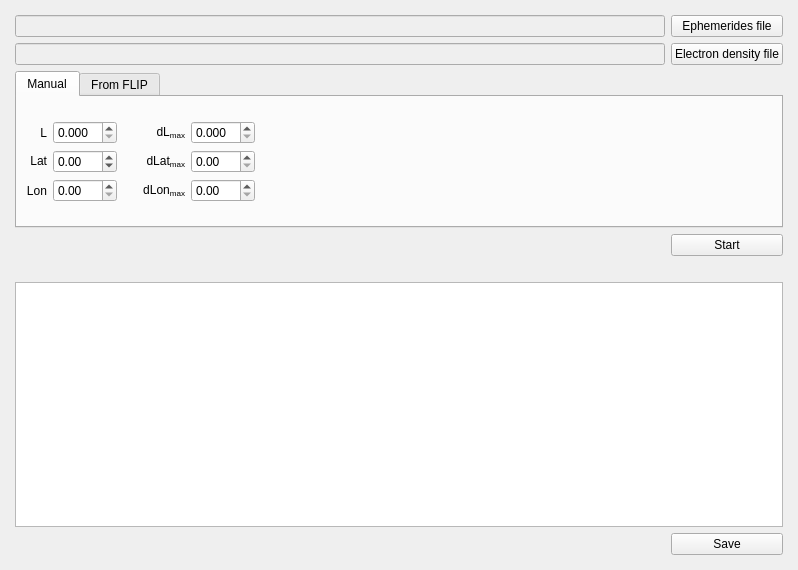
<?xml version="1.0" encoding="UTF-8"?>
<ui version="4.0">
 <class>MainWindow</class>
 <widget class="QMainWindow" name="MainWindow">
  <property name="geometry">
   <rect>
    <x>0</x>
    <y>0</y>
    <width>798</width>
    <height>570</height>
   </rect>
  </property>
  <property name="sizePolicy">
   <sizepolicy hsizetype="Expanding" vsizetype="Expanding">
    <horstretch>0</horstretch>
    <verstretch>0</verstretch>
   </sizepolicy>
  </property>
  <property name="windowTitle">
   <string>RBSP_Pass</string>
  </property>
  <widget class="QWidget" name="centralwidget">
   <property name="enabled">
    <bool>true</bool>
   </property>
   <property name="sizePolicy">
    <sizepolicy hsizetype="Preferred" vsizetype="Preferred">
     <horstretch>0</horstretch>
     <verstretch>0</verstretch>
    </sizepolicy>
   </property>
   <layout class="QGridLayout" name="gridLayout_2">
    <item row="0" column="0">
     <layout class="QGridLayout" name="gridLayout">
      <property name="sizeConstraint">
       <enum>QLayout::SetDefaultConstraint</enum>
      </property>
      <property name="leftMargin">
       <number>6</number>
      </property>
      <property name="topMargin">
       <number>6</number>
      </property>
      <property name="rightMargin">
       <number>6</number>
      </property>
      <property name="bottomMargin">
       <number>6</number>
      </property>
      <item row="1" column="0" colspan="2">
       <widget class="QLineEdit" name="densityEdit">
        <property name="enabled">
         <bool>false</bool>
        </property>
        <property name="sizePolicy">
         <sizepolicy hsizetype="Minimum" vsizetype="Fixed">
          <horstretch>0</horstretch>
          <verstretch>0</verstretch>
         </sizepolicy>
        </property>
       </widget>
      </item>
      <item row="3" column="2">
       <widget class="QPushButton" name="startButton">
        <property name="sizePolicy">
         <sizepolicy hsizetype="Preferred" vsizetype="Fixed">
          <horstretch>0</horstretch>
          <verstretch>0</verstretch>
         </sizepolicy>
        </property>
        <property name="text">
         <string>Start</string>
        </property>
       </widget>
      </item>
      <item row="1" column="2">
       <widget class="QPushButton" name="densityButton">
        <property name="sizePolicy">
         <sizepolicy hsizetype="Maximum" vsizetype="Fixed">
          <horstretch>0</horstretch>
          <verstretch>0</verstretch>
         </sizepolicy>
        </property>
        <property name="text">
         <string>Electron density file</string>
        </property>
       </widget>
      </item>
      <item row="0" column="0" colspan="2">
       <widget class="QLineEdit" name="ephemeridesEdit">
        <property name="enabled">
         <bool>false</bool>
        </property>
        <property name="sizePolicy">
         <sizepolicy hsizetype="Minimum" vsizetype="Fixed">
          <horstretch>0</horstretch>
          <verstretch>0</verstretch>
         </sizepolicy>
        </property>
       </widget>
      </item>
      <item row="0" column="2">
       <widget class="QPushButton" name="ephemeridesButton">
        <property name="sizePolicy">
         <sizepolicy hsizetype="Preferred" vsizetype="Preferred">
          <horstretch>0</horstretch>
          <verstretch>0</verstretch>
         </sizepolicy>
        </property>
        <property name="text">
         <string>Ephemerides file</string>
        </property>
       </widget>
      </item>
      <item row="4" column="2">
       <spacer name="verticalSpacer">
        <property name="orientation">
         <enum>Qt::Vertical</enum>
        </property>
        <property name="sizeType">
         <enum>QSizePolicy::Preferred</enum>
        </property>
        <property name="sizeHint" stdset="0">
         <size>
          <width>20</width>
          <height>20</height>
         </size>
        </property>
       </spacer>
      </item>
      <item row="5" column="0" colspan="3">
       <widget class="QTableView" name="tableView">
        <property name="sizePolicy">
         <sizepolicy hsizetype="MinimumExpanding" vsizetype="Expanding">
          <horstretch>0</horstretch>
          <verstretch>0</verstretch>
         </sizepolicy>
        </property>
        <property name="sortingEnabled">
         <bool>false</bool>
        </property>
       </widget>
      </item>
      <item row="2" column="0" colspan="3">
       <widget class="QTabWidget" name="tabWidget">
        <property name="sizePolicy">
         <sizepolicy hsizetype="Expanding" vsizetype="Maximum">
          <horstretch>0</horstretch>
          <verstretch>0</verstretch>
         </sizepolicy>
        </property>
        <property name="currentIndex">
         <number>0</number>
        </property>
        <widget class="QWidget" name="tab_2">
         <attribute name="title">
          <string>Manual</string>
         </attribute>
         <layout class="QGridLayout" name="gridLayout_6">
          <item row="0" column="0">
           <layout class="QGridLayout" name="gridLayout_4">
            <item row="0" column="0">
             <widget class="QLabel" name="label_2">
              <property name="text">
               <string>L</string>
              </property>
              <property name="alignment">
               <set>Qt::AlignRight|Qt::AlignTrailing|Qt::AlignVCenter</set>
              </property>
             </widget>
            </item>
            <item row="2" column="0">
             <widget class="QLabel" name="label_5">
              <property name="text">
               <string>Lon</string>
              </property>
              <property name="alignment">
               <set>Qt::AlignRight|Qt::AlignTrailing|Qt::AlignVCenter</set>
              </property>
             </widget>
            </item>
            <item row="1" column="0">
             <widget class="QLabel" name="label_3">
              <property name="text">
               <string>&lt;html&gt;&lt;head/&gt;&lt;body&gt;&lt;p&gt;Lat&lt;/p&gt;&lt;/body&gt;&lt;/html&gt;</string>
              </property>
              <property name="alignment">
               <set>Qt::AlignRight|Qt::AlignTrailing|Qt::AlignVCenter</set>
              </property>
             </widget>
            </item>
            <item row="1" column="1">
             <widget class="QDoubleSpinBox" name="latSpinBox">
              <property name="enabled">
               <bool>true</bool>
              </property>
              <property name="sizePolicy">
               <sizepolicy hsizetype="Preferred" vsizetype="Fixed">
                <horstretch>0</horstretch>
                <verstretch>0</verstretch>
               </sizepolicy>
              </property>
              <property name="toolTip">
               <string>Latitude, deg.</string>
              </property>
              <property name="minimum">
               <double>-90.000000000000000</double>
              </property>
              <property name="maximum">
               <double>90.000000000000000</double>
              </property>
             </widget>
            </item>
            <item row="2" column="1">
             <widget class="QDoubleSpinBox" name="lonSpinBox">
              <property name="enabled">
               <bool>true</bool>
              </property>
              <property name="sizePolicy">
               <sizepolicy hsizetype="Preferred" vsizetype="Fixed">
                <horstretch>0</horstretch>
                <verstretch>0</verstretch>
               </sizepolicy>
              </property>
              <property name="toolTip">
               <string>Longitude, deg.</string>
              </property>
              <property name="maximum">
               <double>359.990000000000009</double>
              </property>
             </widget>
            </item>
            <item row="0" column="1">
             <widget class="QDoubleSpinBox" name="shellSpinBox">
              <property name="enabled">
               <bool>true</bool>
              </property>
              <property name="sizePolicy">
               <sizepolicy hsizetype="Preferred" vsizetype="Fixed">
                <horstretch>0</horstretch>
                <verstretch>0</verstretch>
               </sizepolicy>
              </property>
              <property name="toolTip">
               <string>L-shell</string>
              </property>
              <property name="decimals">
               <number>3</number>
              </property>
              <property name="maximum">
               <double>10.000000000000000</double>
              </property>
             </widget>
            </item>
            <item row="0" column="3">
             <widget class="QLabel" name="label">
              <property name="text">
               <string>dL&lt;sub&gt;max&lt;/sub&gt;</string>
              </property>
              <property name="alignment">
               <set>Qt::AlignRight|Qt::AlignTrailing|Qt::AlignVCenter</set>
              </property>
             </widget>
            </item>
            <item row="1" column="4">
             <widget class="QDoubleSpinBox" name="dLatSpinBox_2">
              <property name="sizePolicy">
               <sizepolicy hsizetype="Preferred" vsizetype="Fixed">
                <horstretch>0</horstretch>
                <verstretch>0</verstretch>
               </sizepolicy>
              </property>
              <property name="toolTip">
               <string>Latitude tolerance, deg.</string>
              </property>
              <property name="minimum">
               <double>0.000000000000000</double>
              </property>
              <property name="maximum">
               <double>90.000000000000000</double>
              </property>
             </widget>
            </item>
            <item row="0" column="4">
             <widget class="QDoubleSpinBox" name="dShellSpinBox">
              <property name="enabled">
               <bool>true</bool>
              </property>
              <property name="sizePolicy">
               <sizepolicy hsizetype="Preferred" vsizetype="Fixed">
                <horstretch>0</horstretch>
                <verstretch>0</verstretch>
               </sizepolicy>
              </property>
              <property name="toolTip">
               <string>L-shell tolerance</string>
              </property>
              <property name="decimals">
               <number>3</number>
              </property>
              <property name="maximum">
               <double>2.000000000000000</double>
              </property>
              <property name="singleStep">
               <double>0.100000000000000</double>
              </property>
             </widget>
            </item>
            <item row="1" column="3">
             <widget class="QLabel" name="label_8">
              <property name="text">
               <string>&lt;html&gt;&lt;head/&gt;&lt;body&gt;&lt;p&gt;dLat&lt;span style=&quot; vertical-align:sub;&quot;&gt;max&lt;/span&gt;&lt;/p&gt;&lt;/body&gt;&lt;/html&gt;</string>
              </property>
              <property name="alignment">
               <set>Qt::AlignRight|Qt::AlignTrailing|Qt::AlignVCenter</set>
              </property>
             </widget>
            </item>
            <item row="2" column="3">
             <widget class="QLabel" name="label_9">
              <property name="text">
               <string>dLon&lt;sub&gt;max&lt;/sub&gt;</string>
              </property>
              <property name="alignment">
               <set>Qt::AlignRight|Qt::AlignTrailing|Qt::AlignVCenter</set>
              </property>
             </widget>
            </item>
            <item row="2" column="4">
             <widget class="QDoubleSpinBox" name="dLonSpinBox_2">
              <property name="sizePolicy">
               <sizepolicy hsizetype="Preferred" vsizetype="Fixed">
                <horstretch>0</horstretch>
                <verstretch>0</verstretch>
               </sizepolicy>
              </property>
              <property name="toolTip">
               <string>Longitude tolerance, deg.</string>
              </property>
              <property name="maximum">
               <double>180.000000000000000</double>
              </property>
             </widget>
            </item>
            <item row="1" column="2">
             <spacer name="horizontalSpacer_3">
              <property name="orientation">
               <enum>Qt::Horizontal</enum>
              </property>
              <property name="sizeType">
               <enum>QSizePolicy::Minimum</enum>
              </property>
              <property name="sizeHint" stdset="0">
               <size>
                <width>20</width>
                <height>20</height>
               </size>
              </property>
             </spacer>
            </item>
           </layout>
          </item>
          <item row="0" column="2">
           <spacer name="horizontalSpacer_2">
            <property name="orientation">
             <enum>Qt::Horizontal</enum>
            </property>
            <property name="sizeHint" stdset="0">
             <size>
              <width>40</width>
              <height>20</height>
             </size>
            </property>
           </spacer>
          </item>
         </layout>
        </widget>
        <widget class="QWidget" name="tab">
         <attribute name="title">
          <string>From FLIP</string>
         </attribute>
         <layout class="QGridLayout" name="gridLayout_5">
          <item row="0" column="0">
           <layout class="QGridLayout" name="gridLayout_3">
            <property name="sizeConstraint">
             <enum>QLayout::SetDefaultConstraint</enum>
            </property>
            <item row="1" column="2">
             <spacer name="horizontalSpacer">
              <property name="orientation">
               <enum>Qt::Horizontal</enum>
              </property>
              <property name="sizeHint" stdset="0">
               <size>
                <width>40</width>
                <height>20</height>
               </size>
              </property>
             </spacer>
            </item>
            <item row="0" column="1" colspan="2">
             <widget class="QLineEdit" name="fieldLineEdit">
              <property name="enabled">
               <bool>false</bool>
              </property>
              <property name="sizePolicy">
               <sizepolicy hsizetype="Expanding" vsizetype="Fixed">
                <horstretch>0</horstretch>
                <verstretch>0</verstretch>
               </sizepolicy>
              </property>
              <property name="minimumSize">
               <size>
                <width>400</width>
                <height>0</height>
               </size>
              </property>
             </widget>
            </item>
            <item row="3" column="1">
             <widget class="QDoubleSpinBox" name="dLonSpinBox">
              <property name="sizePolicy">
               <sizepolicy hsizetype="Preferred" vsizetype="Fixed">
                <horstretch>0</horstretch>
                <verstretch>0</verstretch>
               </sizepolicy>
              </property>
              <property name="toolTip">
               <string>Longitude tolerance, deg.</string>
              </property>
              <property name="maximum">
               <double>180.000000000000000</double>
              </property>
             </widget>
            </item>
            <item row="2" column="0">
             <widget class="QLabel" name="label_4">
              <property name="text">
               <string>dLat&lt;sub&gt;max&lt;/sub&gt;</string>
              </property>
              <property name="alignment">
               <set>Qt::AlignRight|Qt::AlignTrailing|Qt::AlignVCenter</set>
              </property>
             </widget>
            </item>
            <item row="2" column="1">
             <widget class="QDoubleSpinBox" name="dLatSpinBox">
              <property name="sizePolicy">
               <sizepolicy hsizetype="Preferred" vsizetype="Fixed">
                <horstretch>0</horstretch>
                <verstretch>0</verstretch>
               </sizepolicy>
              </property>
              <property name="toolTip">
               <string>Latitude tolerance, deg.</string>
              </property>
              <property name="minimum">
               <double>0.000000000000000</double>
              </property>
              <property name="maximum">
               <double>90.000000000000000</double>
              </property>
             </widget>
            </item>
            <item row="1" column="1">
             <widget class="QDoubleSpinBox" name="dAltSpinBox">
              <property name="sizePolicy">
               <sizepolicy hsizetype="Preferred" vsizetype="Fixed">
                <horstretch>0</horstretch>
                <verstretch>0</verstretch>
               </sizepolicy>
              </property>
              <property name="toolTip">
               <string>Altitude tolerance, km</string>
              </property>
              <property name="maximum">
               <double>999.990000000000009</double>
              </property>
             </widget>
            </item>
            <item row="0" column="0">
             <widget class="QPushButton" name="fieldLineButton">
              <property name="sizePolicy">
               <sizepolicy hsizetype="Preferred" vsizetype="Fixed">
                <horstretch>0</horstretch>
                <verstretch>0</verstretch>
               </sizepolicy>
              </property>
              <property name="text">
               <string>Field line file</string>
              </property>
             </widget>
            </item>
            <item row="3" column="0">
             <widget class="QLabel" name="label_6">
              <property name="text">
               <string>dLon&lt;sub&gt;max&lt;/sub&gt;</string>
              </property>
              <property name="alignment">
               <set>Qt::AlignRight|Qt::AlignTrailing|Qt::AlignVCenter</set>
              </property>
             </widget>
            </item>
            <item row="1" column="0">
             <widget class="QLabel" name="label_7">
              <property name="text">
               <string>dAlt&lt;sub&gt;max&lt;/sub&gt;</string>
              </property>
              <property name="alignment">
               <set>Qt::AlignRight|Qt::AlignTrailing|Qt::AlignVCenter</set>
              </property>
             </widget>
            </item>
           </layout>
          </item>
         </layout>
        </widget>
       </widget>
      </item>
      <item row="6" column="2">
       <widget class="QPushButton" name="saveButton">
        <property name="text">
         <string>Save</string>
        </property>
       </widget>
      </item>
     </layout>
    </item>
   </layout>
  </widget>
 </widget>
 <tabstops>
  <tabstop>ephemeridesButton</tabstop>
  <tabstop>densityButton</tabstop>
  <tabstop>tabWidget</tabstop>
  <tabstop>fieldLineButton</tabstop>
  <tabstop>dAltSpinBox</tabstop>
  <tabstop>dLatSpinBox</tabstop>
  <tabstop>dLonSpinBox</tabstop>
  <tabstop>startButton</tabstop>
  <tabstop>tableView</tabstop>
  <tabstop>ephemeridesEdit</tabstop>
  <tabstop>densityEdit</tabstop>
  <tabstop>fieldLineEdit</tabstop>
  <tabstop>shellSpinBox</tabstop>
  <tabstop>latSpinBox</tabstop>
  <tabstop>lonSpinBox</tabstop>
 </tabstops>
 <resources/>
 <connections/>
</ui>
